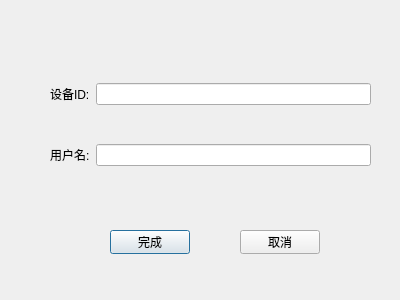
<?xml version="1.0" encoding="UTF-8"?>
<ui version="4.0">
 <class>LoginDialog</class>
 <widget class="QDialog" name="LoginDialog">
  <property name="geometry">
   <rect>
    <x>0</x>
    <y>0</y>
    <width>400</width>
    <height>300</height>
   </rect>
  </property>
  <property name="windowTitle">
   <string>Dialog</string>
  </property>
  <widget class="QPushButton" name="okPushButton">
   <property name="geometry">
    <rect>
     <x>110</x>
     <y>230</y>
     <width>80</width>
     <height>24</height>
    </rect>
   </property>
   <property name="text">
    <string>完成</string>
   </property>
  </widget>
  <widget class="QPushButton" name="cancelPushButton">
   <property name="geometry">
    <rect>
     <x>240</x>
     <y>230</y>
     <width>80</width>
     <height>24</height>
    </rect>
   </property>
   <property name="text">
    <string>取消</string>
   </property>
  </widget>
  <widget class="QWidget" name="verticalLayoutWidget">
   <property name="geometry">
    <rect>
     <x>50</x>
     <y>50</y>
     <width>321</width>
     <height>151</height>
    </rect>
   </property>
   <layout class="QVBoxLayout" name="verticalLayout">
    <item>
     <layout class="QHBoxLayout" name="horizontalLayout_2">
      <item>
       <widget class="QLabel" name="label">
        <property name="text">
         <string>设备ID:</string>
        </property>
       </widget>
      </item>
      <item>
       <widget class="QLineEdit" name="idLineEdit"/>
      </item>
     </layout>
    </item>
    <item>
     <layout class="QHBoxLayout" name="horizontalLayout">
      <item>
       <widget class="QLabel" name="label_2">
        <property name="text">
         <string>用户名:</string>
        </property>
       </widget>
      </item>
      <item>
       <widget class="QLineEdit" name="userNameLineEdit"/>
      </item>
     </layout>
    </item>
   </layout>
  </widget>
 </widget>
 <resources/>
 <connections/>
</ui>
